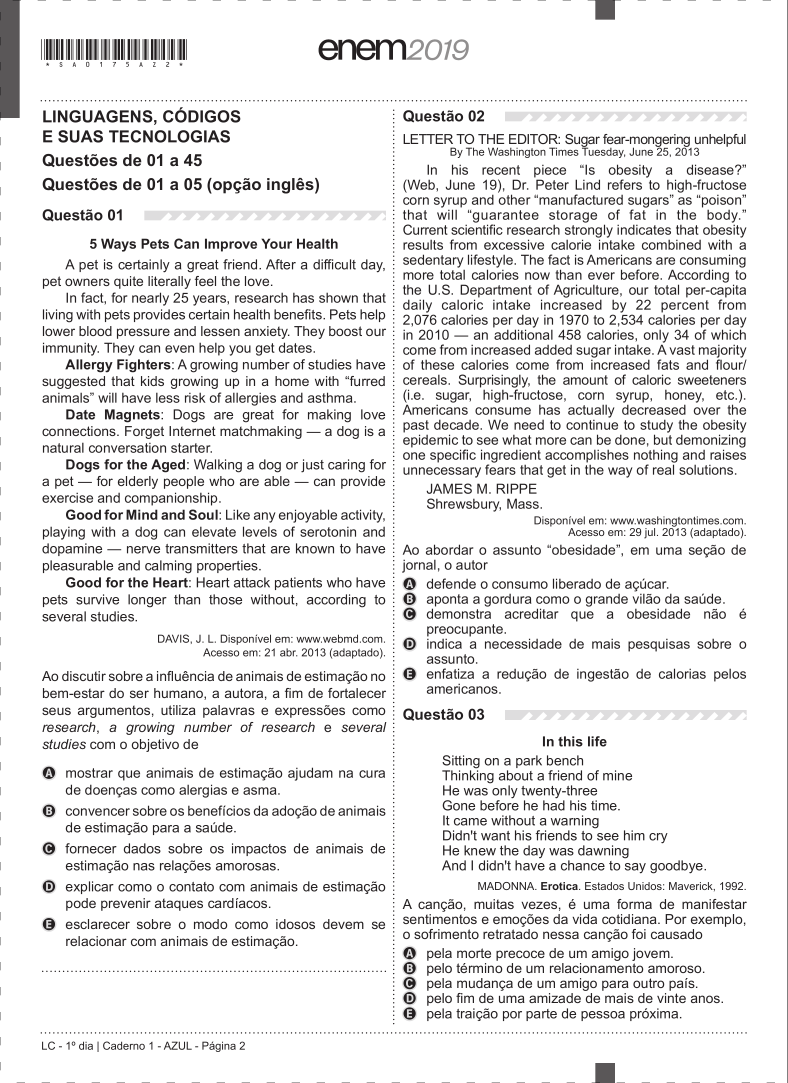
#> input picture 2Passo-RemoverBordasPaginasInteiras/imagens-convertidas/d8f3ec7d-4622-4f00-aeeb-69e06ad84181-02.png, 2363 x 3249 px (shown at 1/3 size); its folder holds 4 pictures in this run
$ python remover-bordas.py
#> lines starting #> are read from the running program, lines starting #| are printed output that depends on the picture
"""
Propósito: remover as bordas externas das páginas
Autor: Alexandre Nassar de Peder
Criação: 02/10/2025
Atualização: 03/06/2026

OBS1: puxe a pasta "imagens-convertidas" do passo 1 para essa pasta do passo 2

OBS2: abra a imagem no GIMP e conte pixels para saber quanto de borda tem que cortar.

OBS3: atualize a linha 33 com os valores corretos de corte (esquerda, superior, direita, inferior)

OBS4: tenha em mente desde já que você vai usar as imagens futuramente, então corte pensando na melhor maneira para executar todos os 12 passos

OBS5: execute o código, e abra as imagens para conferir se as bordas foram removidas corretamente. Se não, ajuste os valores de corte e execute novamente.
"""

from PIL import Image
import os

pasta_imagens = "imagens-convertidas"
pasta_saida = "sem-bordas-externas"

os.makedirs(pasta_saida, exist_ok=True)

for nome_arquivo in os.listdir(pasta_imagens):
    if nome_arquivo.lower().endswith(".png"):
        caminho_entrada = os.path.join(pasta_imagens, nome_arquivo)
        imagem = Image.open(caminho_entrada)
#> imagem is the input picture: PIL image 2363x3249 RGB; mean R, G, B 232.8, 232.4, 232.5

        largura, altura = imagem.size
#> largura = 2363; altura = 3249

        caixa_corte = (276, 305, largura - 127, altura - 151) # ATUALIZE AQUI OS VALORES DE CORTE (esquerda, superior, direita, inferior)
#> caixa_corte = (276, 305, 2236, 3098)
        imagem_cortada = imagem.crop(caixa_corte)
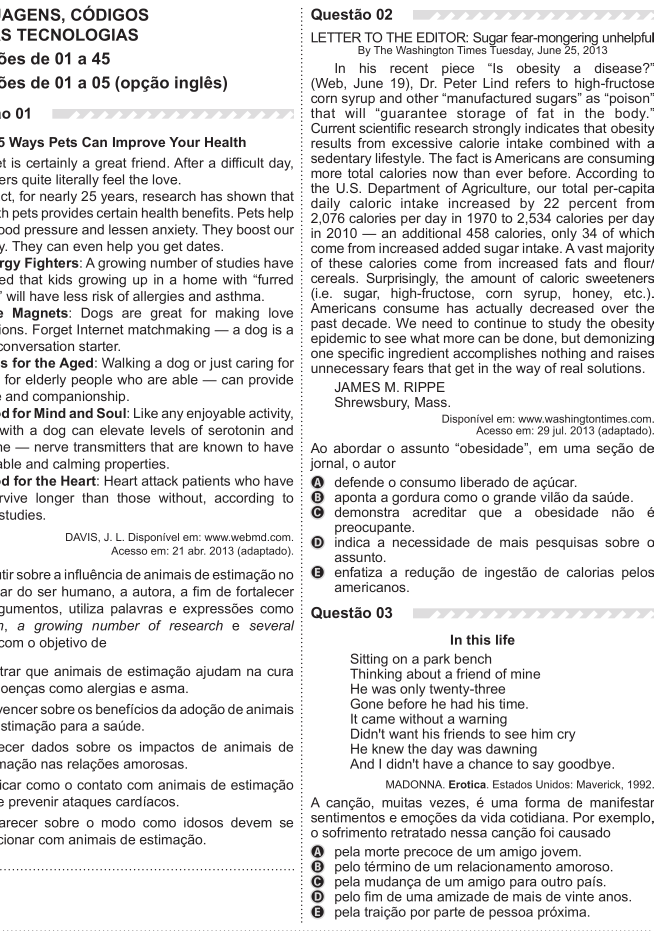
#> imagem_cortada: PIL image 1960x2793 RGB (shown at 1/3 size); mean R, G, B 228.5, 228, 228.1

        caminho_saida = os.path.join(pasta_saida, nome_arquivo)
        imagem_cortada.save(caminho_saida)
#> pass 2 of the loop `for nome_arquivo in os.listdir(pasta_imagens):`:
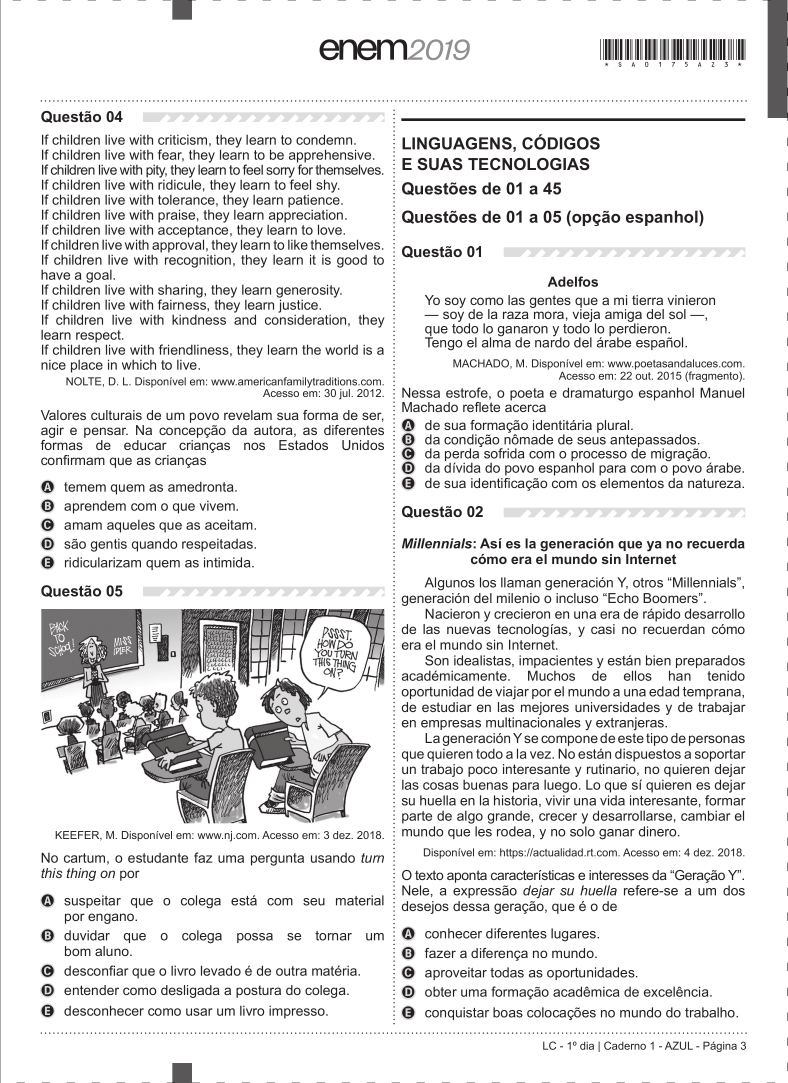
#> input picture 2Passo-RemoverBordasPaginasInteiras/imagens-convertidas/d8f3ec7d-4622-4f00-aeeb-69e06ad84181-03.png, 2363 x 3249 px (shown at 1/3 size)
#> imagem is the input picture: PIL image 2363x3249 RGB; mean R, G, B 228.8, 228.4, 228.5
#> `imagem_cortada = imagem.crop(caixa_corte)`:
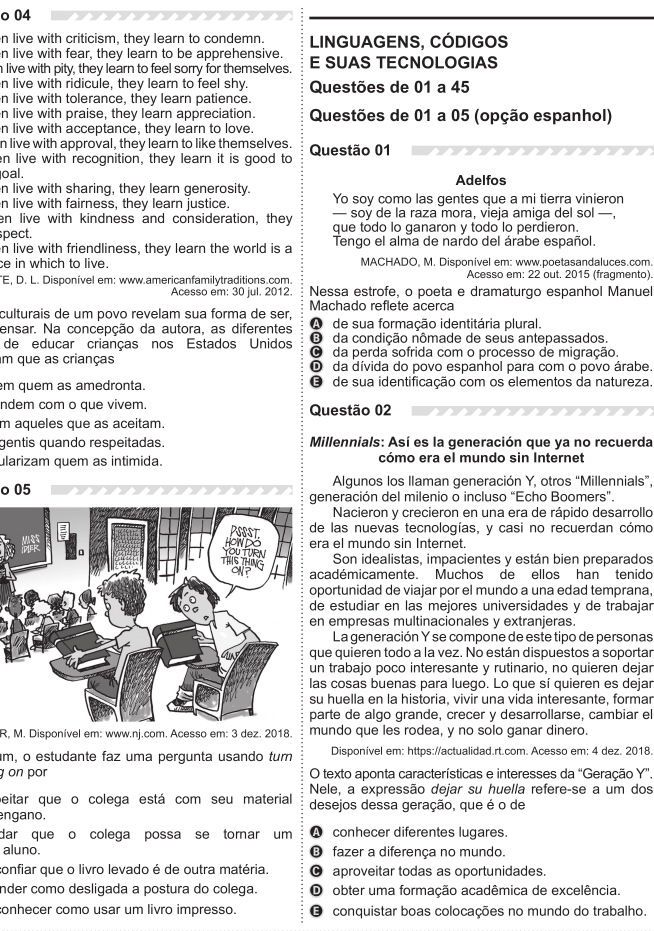
#> imagem_cortada: PIL image 1960x2793 RGB (shown at 1/3 size); mean R, G, B 224.2, 223.6, 223.8
#> pass 3 of the loop `for nome_arquivo in os.listdir(pasta_imagens):`:
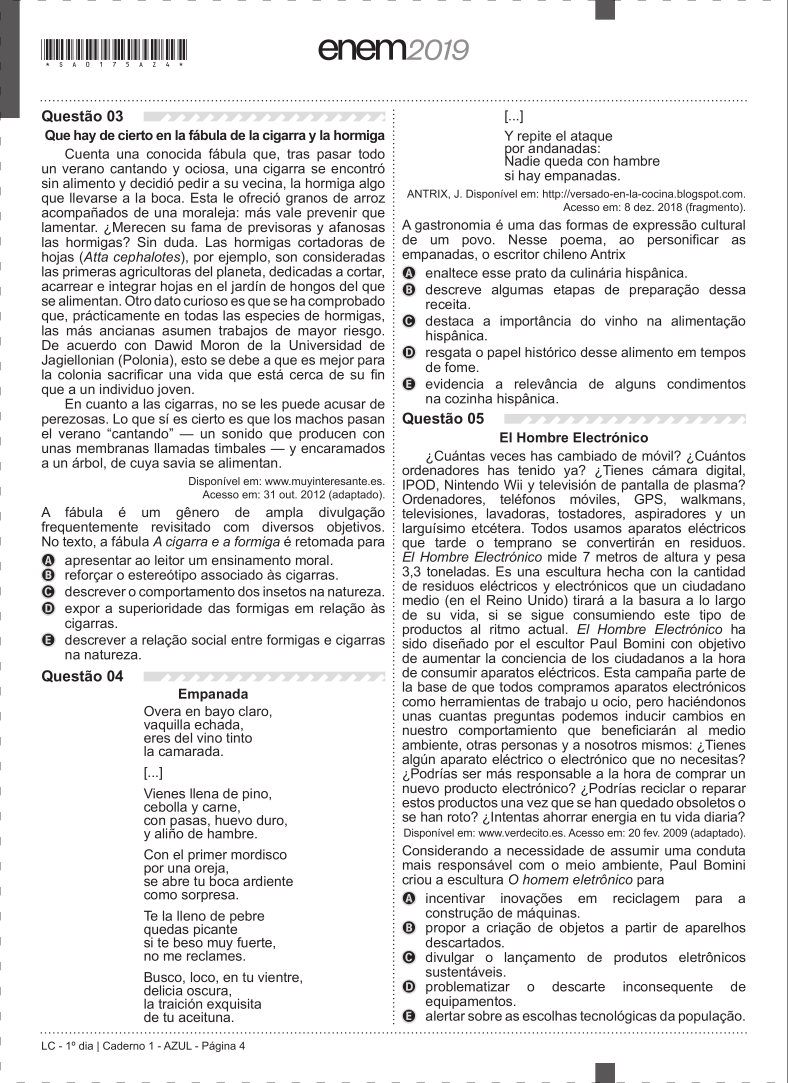
#> input picture 2Passo-RemoverBordasPaginasInteiras/imagens-convertidas/d8f3ec7d-4622-4f00-aeeb-69e06ad84181-04.png, 2363 x 3249 px (shown at 1/3 size)
#> imagem is the input picture: PIL image 2363x3249 RGB; mean R, G, B 231.9, 231.4, 231.6
#> `imagem_cortada = imagem.crop(caixa_corte)`:
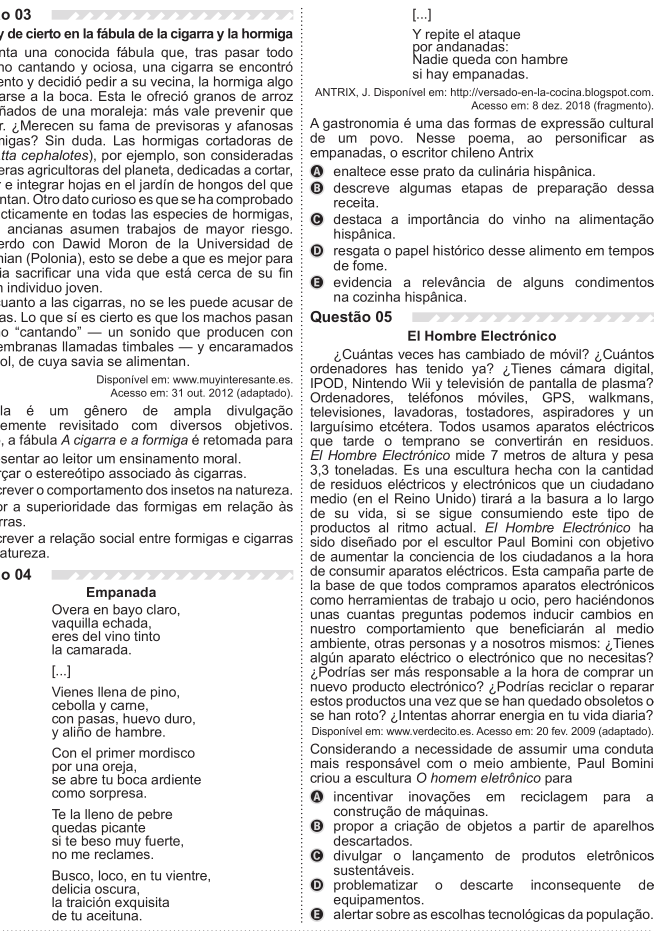
#> imagem_cortada: PIL image 1960x2793 RGB (shown at 1/3 size); mean R, G, B 226.9, 226.3, 226.5
#> the loop made 4 passes; the first 3 are shown

print("Recorte das bordas concluído.")
